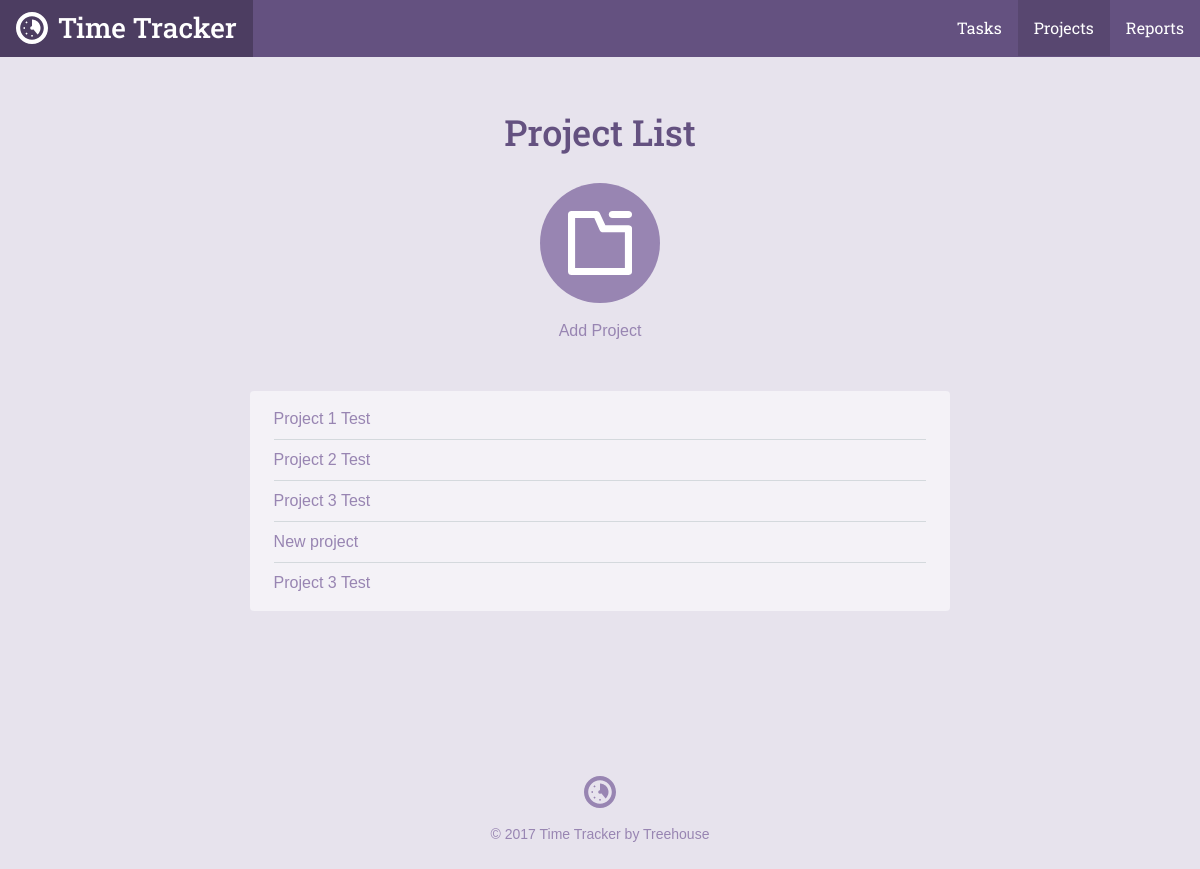
Page /project_list.php on the committed database.
### tables this page shows
CREATE TABLE `projects` (
	`project_id`	INTEGER PRIMARY KEY AUTOINCREMENT,
	`title`	TEXT NOT NULL,
	`category`	TEXT NOT NULL
);

### inc/functions.php (called while the page is built, shortened)
<?php
function get_project_list(){
	include 'connection.php';
	try{
		return $db->query("
			SELECT project_id,title,category
			FROM projects");
	}catch(Exception $e){
		echo "Error: " . $e->getMessage() . "</br>";
		return array();
	}
}

### project_list.php (the view, shortened to what this page needs)
<?php
require 'inc/functions.php';
include 'inc/header.php';
?>
<div class="section catalog random">
    <div class="col-container page-container">
        <div class="col col-70-md col-60-lg col-center">
            <h1 class="actions-header">Project List</h1>
            <div class="actions-item">
                <a class="actions-link" href="project.php">
                <span class="actions-icon">
                  <svg viewbox="0 0 64 64"><use xlink:href="#project_icon"></use></svg>
                </span>
                Add Project
                </a>
            </div>
            <div class="form-container">
                <ul class="items">
               <?php
                    foreach(get_project_list() as $item){
                        echo "<li><a href='project.php?id=". $item['project_id'] . "'>". $item['title'] . "</a></li>";
                    }
                ?>
                </ul>
            </div>
        </div>
    </div>
</div>
<?php include("inc/footer.php"); ?>

### css/style.css (style rules this page uses)
*,:after,:before { box-sizing:border-box }
html { font-family:sans-serif;-ms-text-size-adjust:100%;-webkit-text-size-adjust:100% }
body { margin:0 }
a { background-color:transparent }
h1 { font-size:2em;margin:.67em 0 }
svg:not(:root) { overflow:hidden }
html { font-size:100%;line-height:1.5;-webkit-tap-highlight-color:transparent }
body { font-size:1rem;font-family:"Gotham Rounded A","Gotham Rounded B","Helvetica",Helvetica,Arial,sans-serif;font-style:normal;font-weight:400 }
.col { float:left;width:100% }
.col-container:before,.col-container:after { content:" ";display:table }
.col-container:after { clear:both }
.col-center { float:none;margin:0 auto }
@media screen and (min-width: 680px) { .col-70-md { width:70% !important } }
@media screen and (min-width: 960px) { .col-60-lg { width:60% !important } }
h1,h2,h3,h4,h5,h6 { color:#40484a;display:block;font-weight:500;margin:0;text-rendering:optimizeLegibility }
h1 { font-size:2.25rem }
a { color:#3f8abf;cursor:pointer;transition:color 300ms 0s ease;text-decoration:none }
ul,ol { margin:0;padding:0 0 0 2rem }
body { background-color:#e7e3ed }
h1,h2,h3,h4,h5,h6 { color:#645180;font-family:"Roboto Slab", Helvetica, Arial, sans-serif }
.col-container { margin:0 auto;max-width:1200px }
.actions-header { margin-bottom:1.5rem }
.actions-item { margin:0 1.5rem }
@media screen and (min-width: 680px) { .actions-item { display:inline-block;float:left } }
.page-container .actions-item { float:none }
.actions-link { transition:color 200ms ease-in-out;color:#9885b2;display:block }
@media screen { .actions-link { margin-bottom:2rem } }
@media screen and (min-width: 680px) { .actions-link { margin-bottom:0 } }
.actions-icon { width:120px;height:120px;transition:background 200ms ease-in-out;display:block;background-color:#9885b2;border-radius:9999px }
@media screen { .actions-icon { margin-bottom:.5rem } }
@media screen and (min-width: 680px) { .actions-icon { margin-bottom:1rem } }
.actions-icon svg { width:64px;height:64px;margin-top:28px;fill:#fff;display:inline-block }
.page-container .actions-icon { margin-left:auto;margin-right:auto }
.page-container { text-align:center }
@media screen { .page-container { padding:1.5rem 1rem 0 1rem } }
@media screen and (min-width: 680px) { .page-container { padding-top:3rem } }
.form-container { background-color:#f4f2f7;border-radius:4px }
@media screen { .form-container { padding:.5rem 1.5rem;margin-top:.5rem;margin-bottom:1.5rem } }
@media screen and (min-width: 680px) { .form-container { padding:.5rem 1.5rem;margin-top:3rem;margin-bottom:0 } }
.form-container a { color:#9885b2 }
.items { list-style:none;overflow:hidden;padding:0;margin:0 }
.items li { position:relative;text-align:left;border-bottom:solid 1px #d4d9dd;padding-top:.5rem;padding-bottom:.5rem }
.items li:last-child { border-bottom:none !important }
.items a { color:#9885b2 }

### rows in the picture
projects: title "Project 1 Test"
projects: title "Project 2 Test"
projects: title "Project 3 Test"
projects: title "New project"
projects: title "Project 3 Test"
